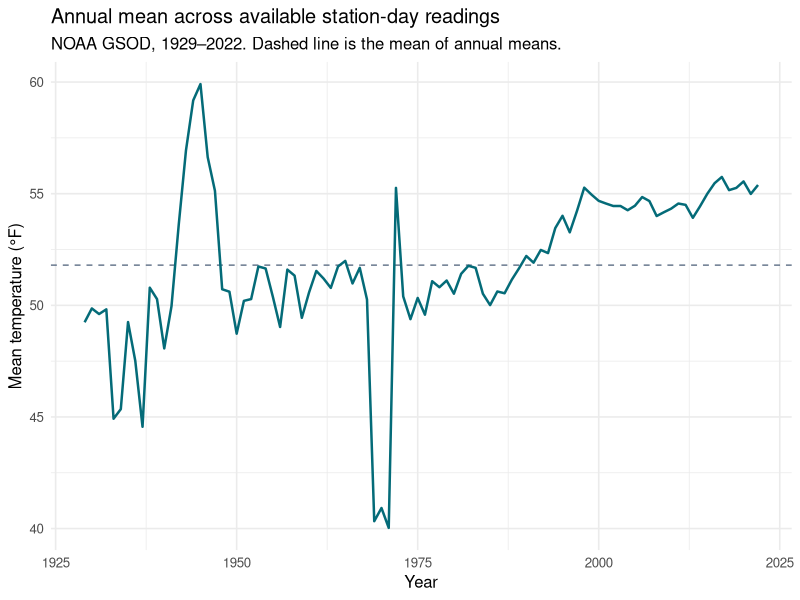
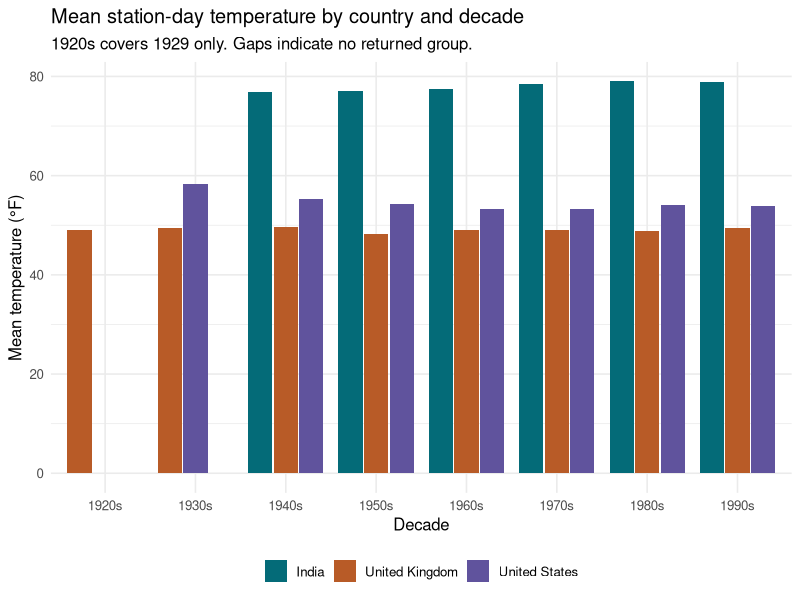

Source code (R) for these figures, in order:
library(ggplot2)

annual <- read.csv("annual.csv")
annual_chart <- ggplot(annual, aes(year, mean_temp_f)) +
  geom_hline(yintercept = mean(annual$mean_temp_f),
             color = "#64748b", linetype = "dashed") +
  geom_line(color = "#046b78", linewidth = 0.85) +
  labs(x = "Year", y = "Mean temperature (°F)",
       title = "Annual mean across available station-day readings",
       subtitle = "NOAA GSOD, 1929–2022. Dashed line is the mean of annual means.") +
  theme_minimal(base_size = 12)
ggsave("images/annual-temperature.png", annual_chart, width = 8.0, height = 3.8,
       dpi = 150, bg = "white")

country <- read.csv("country-decade.csv")
country$country <- factor(country$country, levels = c("IN", "UK", "US"),
                          labels = c("India", "United Kingdom", "United States"))
country_chart <- ggplot(country, aes(decade, mean_temp_f, fill = country)) +
  geom_col(position = position_dodge(width = 0.85, preserve = "single"), width = 0.8) +
  scale_fill_manual(values = c("#046b78", "#b85b27", "#60539d")) +
  labs(x = "Decade", y = "Mean temperature (°F)", fill = NULL,
       title = "Mean station-day temperature by country and decade",
       subtitle = "1920s covers 1929 only. Gaps indicate no returned group.") +
  theme_minimal(base_size = 12) +
  theme(legend.position = "bottom")
ggsave("images/country-decade-temperature.png", country_chart, width = 8.0,
       height = 4.2, dpi = 150, bg = "white")
